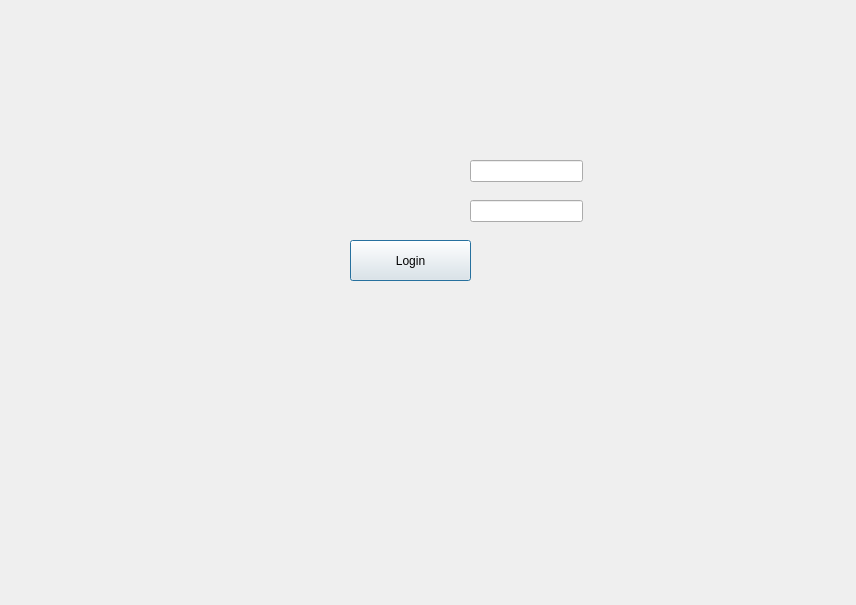
<?xml version="1.0" encoding="UTF-8"?>
<ui version="4.0">
 <class>login</class>
 <widget class="QDialog" name="login">
  <property name="geometry">
   <rect>
    <x>0</x>
    <y>0</y>
    <width>856</width>
    <height>605</height>
   </rect>
  </property>
  <property name="windowTitle">
   <string>Dialog</string>
  </property>
  <widget class="QPushButton" name="pushButton_login">
   <property name="geometry">
    <rect>
     <x>350</x>
     <y>240</y>
     <width>121</width>
     <height>41</height>
    </rect>
   </property>
   <property name="text">
    <string>Login</string>
   </property>
  </widget>
  <widget class="QLineEdit" name="nom_login">
   <property name="geometry">
    <rect>
     <x>470</x>
     <y>160</y>
     <width>113</width>
     <height>22</height>
    </rect>
   </property>
  </widget>
  <widget class="QLineEdit" name="mdp_login">
   <property name="geometry">
    <rect>
     <x>470</x>
     <y>200</y>
     <width>113</width>
     <height>22</height>
    </rect>
   </property>
  </widget>
 </widget>
 <resources/>
 <connections/>
</ui>
